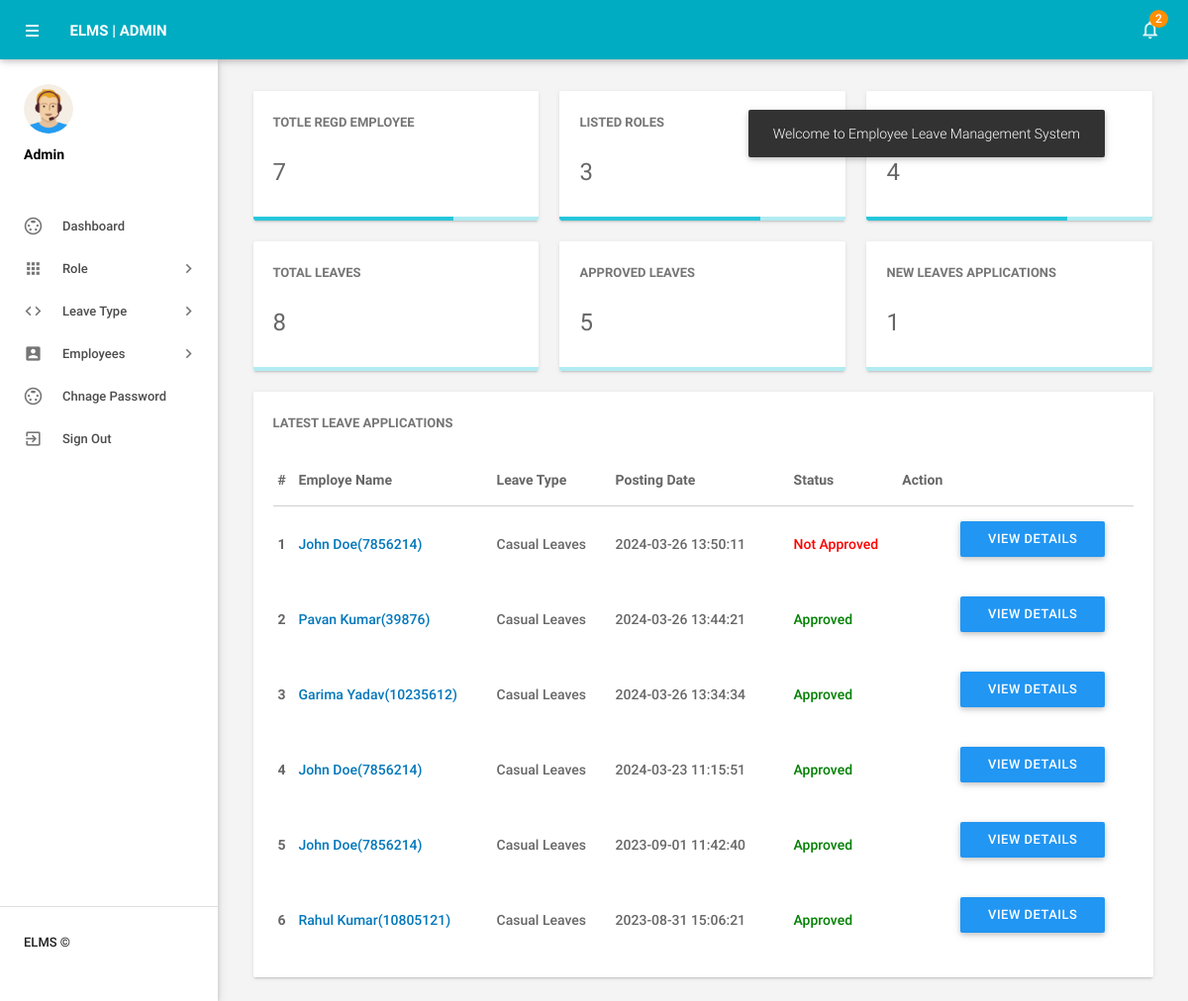
Screenshot of /elms/elms/admin/dashboard.php (signed in) with the database file from the repository.
### tables this page shows
CREATE TABLE `tblleaves` (
  `id` int(11) NOT NULL,
  `LeaveType` varchar(110) DEFAULT NULL,
  `ToDate` varchar(120) DEFAULT NULL,
  `FromDate` varchar(120) DEFAULT NULL,
  `Description` mediumtext DEFAULT NULL,
  `PostingDate` timestamp NULL DEFAULT current_timestamp(),
  `AdminRemark` mediumtext DEFAULT NULL,
  `AdminRemarkDate` varchar(120) DEFAULT NULL,
  `Status` int(1) DEFAULT NULL,
  `IsRead` int(1) DEFAULT NULL,
  `empid` int(11) DEFAULT NULL
);

CREATE TABLE `tblemployees` (
  `id` int(11) NOT NULL,
  `EmpId` varchar(100) NOT NULL,
  `FirstName` varchar(150) DEFAULT NULL,
  `LastName` varchar(150) DEFAULT NULL,
  `EmailId` varchar(200) DEFAULT NULL,
  `Password` varchar(180) DEFAULT NULL,
  `Gender` varchar(100) DEFAULT NULL,
  `Dob` varchar(100) DEFAULT NULL,
  `Department` varchar(255) DEFAULT NULL,
  `Address` varchar(255) DEFAULT NULL,
  `City` varchar(200) DEFAULT NULL,
  `Country` varchar(150) DEFAULT NULL,
  `Phonenumber` char(11) DEFAULT NULL,
  `Status` int(1) DEFAULT NULL,
  `RegDate` timestamp NULL DEFAULT current_timestamp()
);

### elms/elms/admin/dashboard.php (the view, shortened to what this page needs)
<?php
include('includes/config.php');
if(strlen($_SESSION['alogin'])==0)
    {
header('location:index.php');
}
else{
?>
<!DOCTYPE html>
<html lang="en">
    <head>
        <link type="text/css" rel="stylesheet" href="../assets/plugins/materialize/css/materialize.min.css"/>
        <link href="../assets/plugins/metrojs/MetroJs.min.css" rel="stylesheet">
        <link href="../assets/plugins/weather-icons-master/css/weather-icons.min.css" rel="stylesheet">
        <link href="../assets/css/alpha.min.css" rel="stylesheet" type="text/css"/>
        <link href="../assets/css/custom.css" rel="stylesheet" type="text/css"/>
    </head>
    <body>
           <?php include('includes/header.php');?>
       <?php include('includes/sidebar.php');?>
            <main class="mn-inner">
                <div class="">
                    <div class="row no-m-t no-m-b">
                        <a href="manageemployee.php" target="blank">
                    <div class="col s12 m12 l4">
                        <div class="card stats-card">
                            <div class="card-content">
                                <span class="card-title">Totle Regd Employee</span>
                                <span class="stats-counter">
<?php
$sql = "SELECT id from tblemployees";
$query = $dbh -> prepare($sql);
$query->execute();
$empcount=$query->rowCount();
?>
                                    <span class="counter"><?php echo htmlentities($empcount);?></span></span>
                            </div>
                           <div class="progress stats-card-progress">
                                <div class="determinate" style="width: 70%"></div>
                            </div>
                        </div>
                    </div></a>
                           <a href="managedepartments.php" target="blank">
                        <div class="col s12 m12 l4">
                        <div class="card stats-card">
                            <div class="card-content">
                                <span class="card-title">Listed Roles </span>
    <?php
$sql = "SELECT id from tbldepartments";
$query = $dbh -> prepare($sql);
$query->execute();
$dptcount=$query->rowCount();
?>
                                <span class="stats-counter"><span class="counter"><?php echo htmlentities($dptcount);?></span></span>
                            </div>
                             <div class="progress stats-card-progress">
                                <div class="determinate" style="width: 70%"></div>
                            </div>
                        </div>
                    </div></a>
                      <a href="manageleavetype.php" target="blank">
                    <div class="col s12 m12 l4">
                        <div class="card stats-card">
                            <div class="card-content">
                                <span class="card-title">Listed leave Type</span>
                                    <?php
$sql = "SELECT id from  tblleavetype";
$query = $dbh -> prepare($sql);
$query->execute();
$leavtypcount=$query->rowCount();
?>
                                <span class="stats-counter"><span class="counter"><?php echo htmlentities($leavtypcount);?></span></span>
                            </div>
                            <div class="progress stats-card-progress">
                                <div class="determinate" style="width: 70%"></div>
                            </div>
                        </div>
                    </div></a>
                    <a href="leaves.php" target="blank">
                    <div class="col s12 m12 l4">
                        <div class="card stats-card">
                            <div class="card-content">
                                <span class="card-title">Total Leaves</span>
                                    <?php
$sql = "SELECT id from  tblleaves";
$query = $dbh -> prepare($sql);
$query->execute();
$totalleaves=$query->rowCount();
?>
                                <span class="stats-counter"><span class="counter"><?php echo htmlentities($totalleaves);?></span></span>
                            </div>
                            <div class="progress stats-card-progress">
                            </div>
                        </div>
                    </div></a>
     <a href="approvedleave-history.php" target="blank">
                    <div class="col s12 m12 l4">
                        <div class="card stats-card">
                            <div class="card-content">
                                <span class="card-title">Approved Leaves</span>
                                    <?php
$sql = "SELECT id from  tblleaves where Status=1";
$query = $dbh -> prepare($sql);
$query->execute();
$approvedleaves=$query->rowCount();
?>
                                <span class="stats-counter"><span class="counter"><?php echo htmlentities($approvedleaves);?></span></span>
                            </div>
                            <div class="progress stats-card-progress">
                            </div>
                        </div>
                    </div></a>
     <a href="pending-leavehistory.php" target="blank">
                    <div class="col s12 m12 l4">
                        <div class="card stats-card">
                            <div class="card-content">
                                <span class="card-title">New Leaves Applications</span>
                                    <?php
$sql = "SELECT id from  tblleaves where Status=0";
$query = $dbh -> prepare($sql);
$query->execute();
$approvedleaves=$query->rowCount();
?>
                                <span class="stats-counter"><span class="counter"><?php echo htmlentities($approvedleaves);?></span></span>
                            </div>
                            <div class="progress stats-card-progress">
                            </div>
                        </div>
                    </div></a>
                </div>
                    <div class="row no-m-t no-m-b">
                        <div class="col s15 m12 l12">
                            <div class="card invoices-card">
                                <div class="card-content">
                                    <span class="card-title">Latest Leave Applications</span>
                             <table id="example" class="display responsive-table ">
                                    <thead>
                                        <tr>
                                            <th>#</th>
                                            <th width="200">Employe Name</th>
                                            <th width="120">Leave Type</th>
                                             <th width="180">Posting Date</th>
                                            <th>Status</th>
                                            <th align="center">Action</th>
                                        </tr>
                                    </thead>
                                    <tbody>
<?php $sql = "SELECT tblleaves.id as lid,tblemployees.FirstName,tblemployees.LastName,tblemployees.EmpId,tblemployees.id,tblleaves.LeaveType,tblleaves.PostingDate,tblleaves.Status from tblleaves join tblemployees on tblleaves.empid=tblemployees.id order by lid desc limit 6";
$query = $dbh -> prepare($sql);
$query->execute();
$results=$query->fetchAll(PDO::FETCH_OBJ);
$cnt=1;
if($query->rowCount() > 0)
{
foreach($results as $result)
{
      ?>
                                        <tr>
                                            <td> <b><?php echo htmlentities($cnt);?></b></td>
                                              <td><a href="editemployee.php?empid=<?php echo htmlentities($result->id);?>" target="_blank"><?php echo htmlentities($result->FirstName." ".$result->LastName);?>(<?php echo htmlentities($result->EmpId);?>)</a></td>
                                            <td><?php echo htmlentities($result->LeaveType);?></td>
                                            <td><?php echo htmlentities($result->PostingDate);?></td>
                                                                       <td><?php $stats=$result->Status;
if($stats==1){
                                             ?>
                                                 <span style="color: green">Approved</span>
                                                 <?php } if($stats==2)  { ?>
                                                <span style="color: red">Not Approved</span>
                                                 <?php } if($stats==0)  { ?>
 <span style="color: blue">waiting for approval</span>
 <?php } ?>
                                             </td>
          <td>
           <td><a href="leave-details.php?leaveid=<?php echo htmlentities($result->lid);?>" class="waves-effect waves-light btn blue m-b-xs"  > View Details</a></td>
                                    </tr>
                                         <?php $cnt++;} }?>
                                    </tbody>
                                </table>
                                </div>
                            </div>
                        </div>
                    </div>
                </div>
            </main>
        </div>
    </body>
</html>
<?php } ?>

### rows the page displays
tblleaves: tblemployees.FirstName+LastName "John Doe", tblemployees.EmpId "7856214", LeaveType "Casual Leaves", PostingDate "2024-03-26 13:50:11", Status "Not Approved"
tblleaves: tblemployees.FirstName+LastName "Pavan Kumar", tblemployees.EmpId "39876", LeaveType "Casual Leaves", PostingDate "2024-03-26 13:44:21", Status "Approved"
tblleaves: tblemployees.FirstName+LastName "Garima Yadav", tblemployees.EmpId "10235612", LeaveType "Casual Leaves", PostingDate "2024-03-26 13:34:34", Status "Approved"
tblleaves: tblemployees.FirstName+LastName "John Doe", tblemployees.EmpId "7856214", LeaveType "Casual Leaves", PostingDate "2024-03-23 11:15:51", Status "Approved"
tblleaves: tblemployees.FirstName+LastName "John Doe", tblemployees.EmpId "7856214", LeaveType "Casual Leaves", PostingDate "2023-09-01 11:42:40", Status "Approved"
tblleaves: tblemployees.FirstName+LastName "Rahul Kumar", tblemployees.EmpId "10805121", LeaveType "Casual Leaves", PostingDate "2023-08-31 15:06:21", Status "Approved"

### other values shown
$unreadcount "2"
$empcount "7"
$dptcount "3"
$leavtypcount "4"
$totalleaves "8"
$approvedleaves "5"
$approvedleaves "1"
